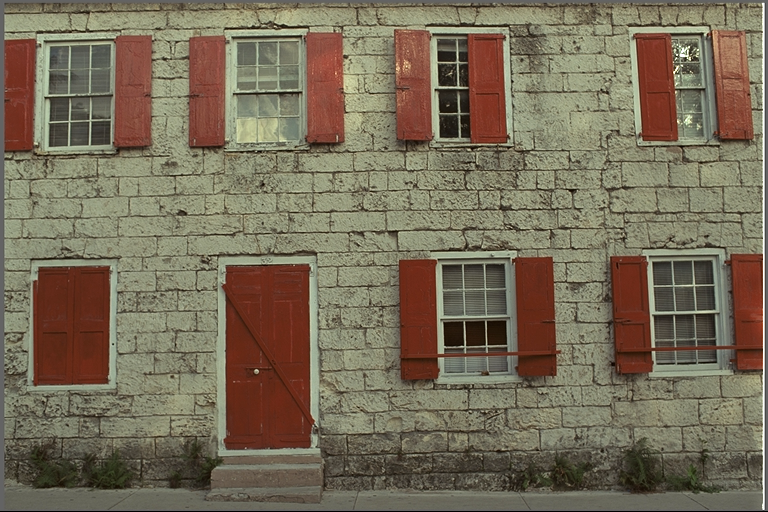
#> input picture lab1/test_images/kodim01.png, 768 x 512 px
$ python lab1.py
#> lines starting #> are read from the running program, lines starting #| are printed output that depends on the picture
import cv2 as cv
import matplotlib.pyplot as plt

save_dir = 'result_images/'
name = 'kodim01'

img = cv.imread('test_images/' + name + '.png')
#> img is the input picture: shape (512, 768, 3); mean B, G, R 88.4, 108.7, 119.8
normalized = cv.normalize(img.astype('float'), None, 0.0, 1.0, cv.NORM_MINMAX)[...,::-1]
gray_image = cv.cvtColor(img, cv.COLOR_BGR2GRAY)[...,::-1]
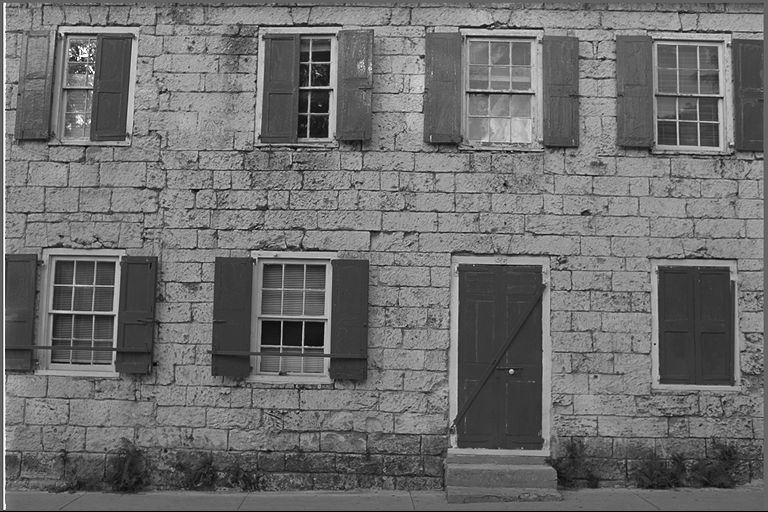
#> gray_image: shape (512, 768); min 0, max 255, mean 109.7

print('size: ', img.size, '\nheight: ',
      img.shape[0], '\nwidth: ', img.shape[1], '\nchannels: ', img.shape[2])
#| size:  1179648
#| height:  512
#| width:  768
#| channels:  3

plt.subplot(2, 3, 1)
plt.imshow(img[...,::-1])
plt.colorbar()

plt.subplot(2, 3, 2)
plt.imshow(normalized)
plt.colorbar()
plt.imsave(save_dir + name + '_normalized.png', normalized)

plt.subplot(2, 3, 3)
plt.imshow(gray_image, cmap='gray', vmin=0, vmax=255)
plt.colorbar()
plt.imsave(save_dir + name + '_gray_image.png', gray_image, cmap='gray')

plt.show()
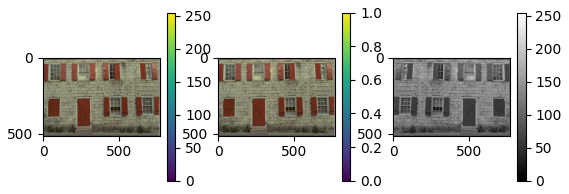
#> figure drawn by matplotlib, 6 panels

$ run again, with lab1/test_images/kodim02.png copied over lab1/test_images/kodim01.png
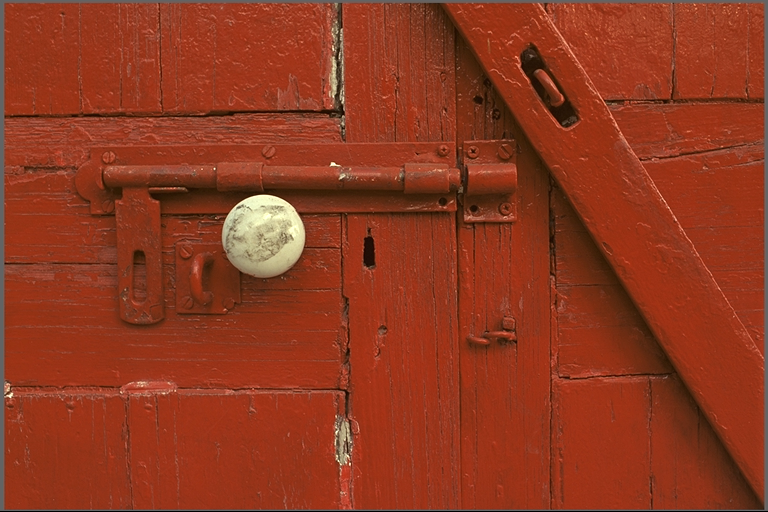
#> input picture lab1/test_images/kodim02.png, 768 x 512 px
#> img is the input picture: shape (512, 768, 3); mean B, G, R 31.2, 56.4, 142.9
#> `gray_image = cv.cvtColor(img, cv.COLOR_BGR2GRAY)[...,::-1]`:
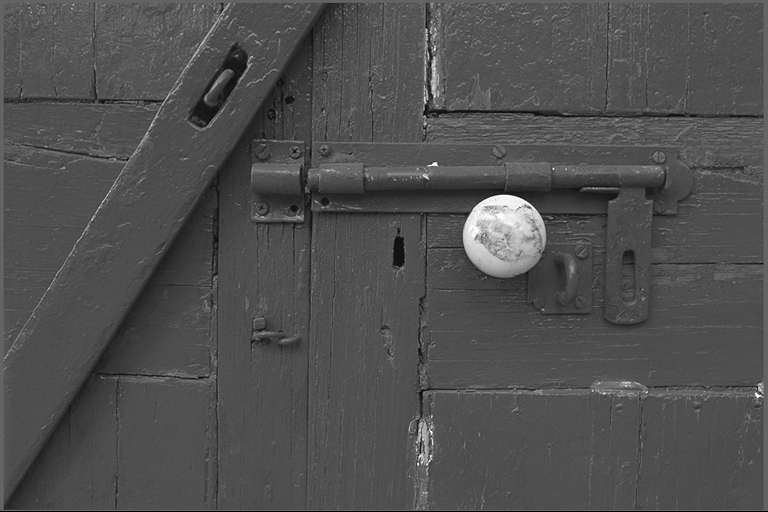
#> gray_image: shape (512, 768); min 0, max 255, mean 79.4
#| size:  1179648
#| height:  512
#| width:  768
#| channels:  3

$ run again, with lab1/test_images/kodim04.png copied over lab1/test_images/kodim01.png
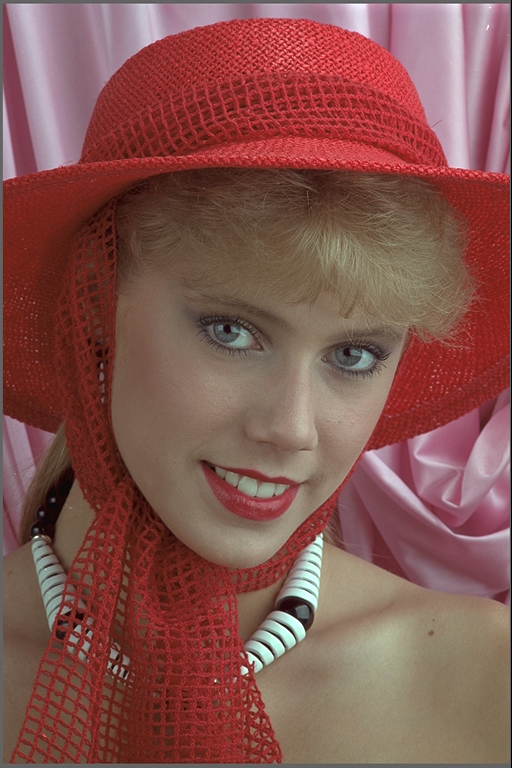
#> input picture lab1/test_images/kodim04.png, 512 x 768 px
#> img is the input picture: shape (768, 512, 3); mean B, G, R 78.4, 84.1, 131.9
#> `gray_image = cv.cvtColor(img, cv.COLOR_BGR2GRAY)[...,::-1]`:
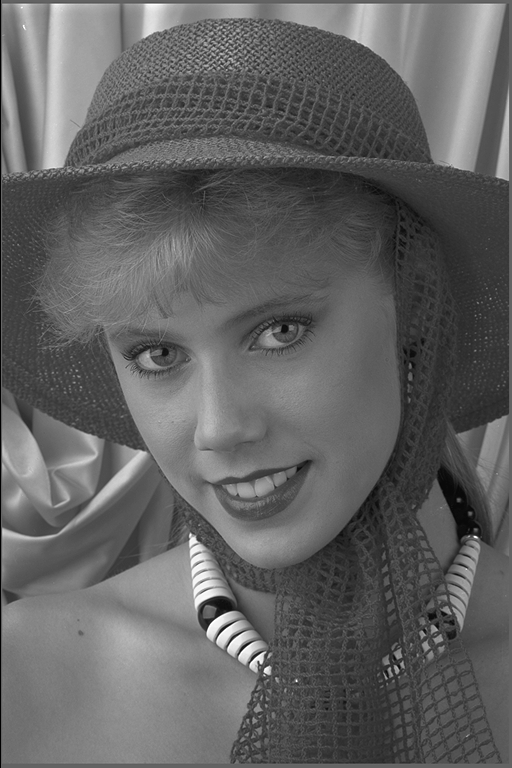
#> gray_image: shape (768, 512); min 0, max 255, mean 97.8
#| size:  1179648
#| height:  768
#| width:  512
#| channels:  3
